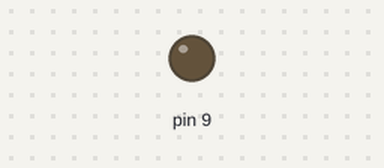
Recording of a sketch running on a simulated Arduino Uno, built with avr-gcc and run on an emulated ATmega328P. On the bench: output pins drawn as LEDs (lit = HIGH). What the sketch prints to the serial monitor is not drawn.

Above: at 0.5 s.
At 4.6 s:
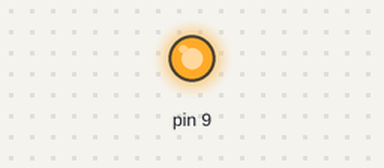
Timing chart, 0 to 6.6 s (numbered marks = the images above):
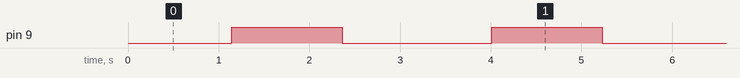

The sketch:

sketch_jan16a.ino
```cpp
void setup() {
  Serial.begin(9600);
}

void loop() {
  for(int i=0; i<=255; i++)
  {
    analogWrite(9, i);
    Serial.println(i);
    delay(1);
    }

    for(int i=255; i>=0; i--)
    {
      analogWrite(9, i);
      Serial.println(i);
      delay(1);
    }
    delay(500); // 500ms = 0.5sec
}
```

Measured:
- by itself, pin 9: alternates HIGH for 1.2 s and LOW for 1.6 s
